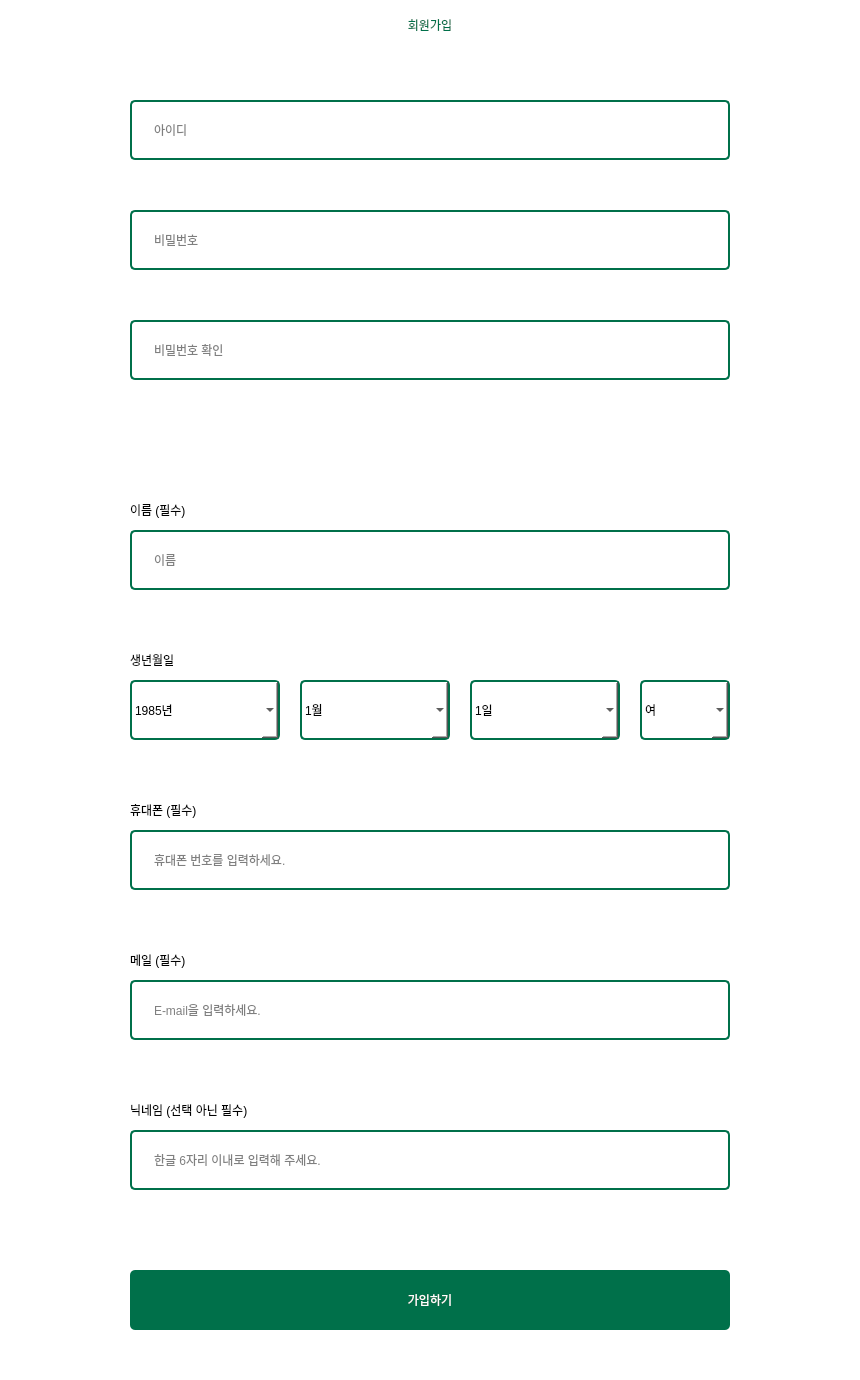
     <widget class="QWidget" name="scrollAreaWidgetContents_signup">
      <property name="geometry">
       <rect>
        <x>0</x>
        <y>-403</y>
        <width>860</width>
        <height>1380</height>
       </rect>
      </property>
      <property name="styleSheet">
       <string notr="true">background-color: rgb(255, 255, 255);</string>
      </property>
      <layout class="QVBoxLayout" name="verticalLayout_5">
       <property name="spacing">
        <number>20</number>
       </property>
       <property name="leftMargin">
        <number>100</number>
       </property>
       <property name="topMargin">
        <number>0</number>
       </property>
       <property name="rightMargin">
        <number>100</number>
       </property>
       <property name="bottomMargin">
        <number>0</number>
       </property>
       <item>
        <widget class="QLabel" name="label_signup">
         <property name="minimumSize">
          <size>
           <width>660</width>
           <height>50</height>
          </size>
         </property>
         <property name="maximumSize">
          <size>
           <width>660</width>
           <height>50</height>
          </size>
         </property>
         <property name="styleSheet">
          <string notr="true">background-color: rgb(255, 255, 255);
color: rgb(0, 112, 74);
font: 75 18pt &quot;맑은 고딕&quot;;</string>
         </property>
         <property name="text">
          <string>회원가입</string>
         </property>
         <property name="alignment">
          <set>Qt::AlignCenter</set>
         </property>
        </widget>
       </item>
       <item>
        <widget class="QFrame" name="frame_signup">
         <property name="minimumSize">
          <size>
           <width>660</width>
           <height>1310</height>
          </size>
         </property>
         <property name="maximumSize">
          <size>
           <width>660</width>
           <height>1340</height>
          </size>
         </property>
         <property name="focusPolicy">
          <enum>Qt::NoFocus</enum>
         </property>
         <property name="frameShape">
          <enum>QFrame::NoFrame</enum>
         </property>
         <property name="frameShadow">
          <enum>QFrame::Raised</enum>
         </property>
         <widget class="QLineEdit" name="lineEdit_signup_id">
          <property name="geometry">
           <rect>
            <x>30</x>
            <y>30</y>
            <width>600</width>
            <height>60</height>
           </rect>
          </property>
          <property name="styleSheet">
           <string notr="true">QLineEdit{font: 75 12pt &quot;맑은 고딕&quot;; border-radius: 5px; border:2px solid rgb(0, 112, 74); padding-left: 20px; padding-right: 20px;}
QLineEdit:focus{border: 2px solid rgb(65, 205, 82)}</string>
          </property>
          <property name="inputMethodHints">
           <set>Qt::ImhNone</set>
          </property>
          <property name="inputMask">
           <string/>
          </property>
          <property name="maxLength">
           <number>20</number>
          </property>
          <property name="placeholderText">
           <string>아이디</string>
          </property>
          <property name="cursorMoveStyle">
           <enum>Qt::LogicalMoveStyle</enum>
          </property>
          <property name="clearButtonEnabled">
           <bool>false</bool>
          </property>
         </widget>
         <widget class="QLineEdit" name="lineEdit_signup_pw">
          <property name="geometry">
           <rect>
            <x>30</x>
            <y>140</y>
            <width>600</width>
            <height>60</height>
           </rect>
          </property>
          <property name="styleSheet">
           <string notr="true">QLineEdit{font: 75 12pt &quot;맑은 고딕&quot;; border-radius: 5px; border:2px solid rgb(0, 112, 74); padding-left: 20px; padding-right: 20px;}
QLineEdit:focus{border: 2px solid rgb(65, 205, 82)}</string>
          </property>
          <property name="maxLength">
           <number>20</number>
          </property>
          <property name="echoMode">
           <enum>QLineEdit::Password</enum>
          </property>
          <property name="placeholderText">
           <string>비밀번호</string>
          </property>
          <property name="cursorMoveStyle">
           <enum>Qt::LogicalMoveStyle</enum>
          </property>
         </widget>
         <widget class="QLineEdit" name="lineEdit_signup_pw2">
          <property name="geometry">
           <rect>
            <x>30</x>
            <y>250</y>
            <width>600</width>
            <height>60</height>
           </rect>
          </property>
          <property name="styleSheet">
           <string notr="true">QLineEdit{font: 75 12pt &quot;맑은 고딕&quot;; border-radius: 5px; border:2px solid rgb(0, 112, 74); padding-left: 20px; padding-right: 20px;}
QLineEdit:focus{border: 2px solid rgb(65, 205, 82)}</string>
          </property>
          <property name="maxLength">
           <number>20</number>
          </property>
          <property name="echoMode">
           <enum>QLineEdit::Password</enum>
          </property>
          <property name="placeholderText">
           <string>비밀번호 확인</string>
          </property>
          <property name="cursorMoveStyle">
           <enum>Qt::VisualMoveStyle</enum>
          </property>
         </widget>
         <widget class="QLineEdit" name="lineEdit_signup_name">
          <property name="geometry">
           <rect>
            <x>30</x>
            <y>460</y>
            <width>600</width>
            <height>60</height>
           </rect>
          </property>
          <property name="styleSheet">
           <string notr="true">QLineEdit{font: 75 12pt &quot;맑은 고딕&quot;; border-radius: 5px; border:2px solid rgb(0, 112, 74); padding-left: 20px; padding-right: 20px;}
QLineEdit:focus{border: 2px solid rgb(65, 205, 82)}</string>
          </property>
          <property name="maxLength">
           <number>6</number>
          </property>
          <property name="placeholderText">
           <string>이름</string>
          </property>
          <property name="cursorMoveStyle">
           <enum>Qt::VisualMoveStyle</enum>
          </property>
         </widget>
         <widget class="QComboBox" name="comboBox_year">
          <property name="geometry">
           <rect>
            <x>30</x>
            <y>610</y>
            <width>150</width>
            <height>60</height>
           </rect>
          </property>
          <property name="focusPolicy">
           <enum>Qt::StrongFocus</enum>
          </property>
          <property name="contextMenuPolicy">
           <enum>Qt::DefaultContextMenu</enum>
          </property>
          <property name="styleSheet">
           <string notr="true">QComboBox{font: 75 12pt &quot;맑은 고딕&quot;; border-radius: 5px; border:2px solid rgb(0, 112, 74);}
QComboBox:focus{border: 2px solid rgb(65, 205, 82)}</string>
          </property>
          <property name="sizeAdjustPolicy">
           <enum>QComboBox::AdjustToContentsOnFirstShow</enum>
          </property>
          <property name="duplicatesEnabled">
           <bool>false</bool>
          </property>
          <item>
           <property name="text">
            <string>1985년</string>
           </property>
          </item>
          <item>
           <property name="text">
            <string>1986년</string>
           </property>
          </item>
          <item>
           <property name="text">
            <string>1987년</string>
           </property>
          </item>
          <item>
           <property name="text">
            <string>1988년</string>
           </property>
          </item>
          <item>
           <property name="text">
            <string>1989년</string>
           </property>
          </item>
          <item>
           <property name="text">
            <string>1990년</string>
           </property>
          </item>
          <item>
           <property name="text">
            <string>1991년</string>
           </property>
          </item>
          <item>
           <property name="text">
            <string>1992년</string>
           </property>
          </item>
          <item>
           <property name="text">
            <string>1993년</string>
           </property>
          </item>
          <item>
           <property name="text">
            <string>1994년</string>
           </property>
          </item>
          <item>
           <property name="text">
            <string>1995년</string>
           </property>
          </item>
          <item>
           <property name="text">
            <string>1996년</string>
           </property>
          </item>
          <item>
           <property name="text">
            <string>1997년</string>
           </property>
          </item>
          <item>
           <property name="text">
            <string>1998년</string>
           </property>
          </item>
          <item>
           <property name="text">
            <string>1999년</string>
           </property>
          </item>
          <item>
           <property name="text">
            <string>2000년</string>
           </property>
          </item>
         </widget>
         <widget class="QComboBox" name="comboBox_month">
          <property name="geometry">
           <rect>
            <x>200</x>
            <y>610</y>
            <width>150</width>
            <height>60</height>
           </rect>
          </property>
          <property name="focusPolicy">
           <enum>Qt::StrongFocus</enum>
          </property>
          <property name="styleSheet">
           <string notr="true">QComboBox{font: 75 12pt &quot;맑은 고딕&quot;; border-radius: 5px; border:2px solid rgb(0, 112, 74);}
QComboBox:focus{border: 2px solid rgb(65, 205, 82)}</string>
          </property>
          <item>
           <property name="text">
            <string>1월</string>
           </property>
          </item>
          <item>
           <property name="text">
            <string>2월</string>
           </property>
          </item>
          <item>
           <property name="text">
            <string>3월</string>
           </property>
          </item>
          <item>
           <property name="text">
            <string>4월</string>
           </property>
          </item>
          <item>
           <property name="text">
            <string>5월</string>
           </property>
          </item>
          <item>
           <property name="text">
            <string>6월</string>
           </property>
          </item>
          <item>
           <property name="text">
            <string>7월</string>
           </property>
          </item>
          <item>
           <property name="text">
            <string>8월</string>
           </property>
          </item>
          <item>
           <property name="text">
            <string>9월</string>
           </property>
          </item>
          <item>
           <property name="text">
            <string>10월</string>
           </property>
          </item>
          <item>
           <property name="text">
            <string>11월</string>
           </property>
          </item>
          <item>
           <property name="text">
            <string>12월</string>
           </property>
          </item>
         </widget>
         <widget class="QComboBox" name="comboBox_day">
          <property name="geometry">
           <rect>
            <x>370</x>
            <y>610</y>
            <width>150</width>
            <height>60</height>
           </rect>
          </property>
          <property name="focusPolicy">
           <enum>Qt::StrongFocus</enum>
          </property>
          <property name="styleSheet">
           <string notr="true">QComboBox{font: 75 12pt &quot;맑은 고딕&quot;; border-radius: 5px; border:2px solid rgb(0, 112, 74);}
QComboBox:focus{border: 2px solid rgb(65, 205, 82)}</string>
          </property>
          <item>
           <property name="text">
            <string>1일</string>
           </property>
          </item>
          <item>
           <property name="text">
            <string>2일</string>
           </property>
          </item>
          <item>
           <property name="text">
            <string>3일</string>
           </property>
          </item>
          <item>
           <property name="text">
            <string>4일</string>
           </property>
          </item>
          <item>
           <property name="text">
            <string>5일</string>
           </property>
          </item>
          <item>
           <property name="text">
            <string>6일</string>
           </property>
          </item>
          <item>
           <property name="text">
            <string>7일</string>
           </property>
          </item>
          <item>
           <property name="text">
            <string>8일</string>
           </property>
          </item>
          <item>
           <property name="text">
            <string>9일</string>
           </property>
          </item>
          <item>
           <property name="text">
            <string>10일</string>
           </property>
          </item>
          <item>
           <property name="text">
            <string>11일</string>
           </property>
          </item>
          <item>
           <property name="text">
            <string>12일</string>
           </property>
          </item>
          <item>
           <property name="text">
            <string>13일</string>
           </property>
          </item>
          <item>
           <property name="text">
            <string>14일</string>
           </property>
          </item>
          <item>
           <property name="text">
            <string>15일</string>
           </property>
          </item>
          <item>
           <property name="text">
            <string>16일</string>
           </property>
          </item>
          <item>
           <property name="text">
            <string>17일</string>
           </property>
          </item>
          <item>
           <property name="text">
            <string>18일</string>
           </property>
          </item>
          <item>
           <property name="text">
            <string>19일</string>
           </property>
          </item>
          <item>
           <property name="text">
            <string>20일</string>
           </property>
          </item>
          <item>
           <property name="text">
            <string>21일</string>
           </property>
          </item>
          <item>
           <property name="text">
            <string>22일</string>
           </property>
          </item>
          <item>
           <property name="text">
            <string>23일</string>
           </property>
          </item>
          <item>
           <property name="text">
            <string>24일</string>
           </property>
          </item>
          <item>
           <property name="text">
            <string>25일</string>
           </property>
          </item>
          <item>
           <property name="text">
            <string>26일</string>
           </property>
          </item>
          <item>
           <property name="text">
            <string>27일</string>
           </property>
          </item>
          <item>
           <property name="text">
            <string>28일</string>
           </property>
          </item>
          <item>
           <property name="text">
            <string>29일</string>
           </property>
          </item>
          <item>
           <property name="text">
            <string>30일</string>
           </property>
          </item>
          <item>
           <property name="text">
            <string>31일</string>
           </property>
          </item>
         </widget>
         <widget class="QLabel" name="label_birthday">
          <property name="geometry">
           <rect>
            <x>30</x>
            <y>570</y>
            <width>600</width>
            <height>40</height>
           </rect>
          </property>
          <property name="styleSheet">
           <string notr="true">font: 12pt &quot;HY견고딕&quot;;
background-color: rgb(255, 255, 255);</string>
          </property>
          <property name="text">
           <string>생년월일</string>
          </property>
         </widget>
         <widget class="QLabel" name="label_name">
          <property name="geometry">
           <rect>
            <x>30</x>
            <y>420</y>
            <width>600</width>
            <height>40</height>
           </rect>
          </property>
          <property name="styleSheet">
           <string notr="true">font: 12pt &quot;HY견고딕&quot;;
background-color: rgb(255, 255, 255);</string>
          </property>
          <property name="text">
           <string>이름 (필수)</string>
          </property>
         </widget>
         <widget class="QLabel" name="label_phone">
          <property name="geometry">
           <rect>
            <x>30</x>
            <y>720</y>
            <width>600</width>
            <height>40</height>
           </rect>
          </property>
          <property name="styleSheet">
           <string notr="true">font: 12pt &quot;HY견고딕&quot;;
background-color: rgb(255, 255, 255);</string>
          </property>
          <property name="text">
           <string>휴대폰 (필수)</string>
          </property>
         </widget>
         <widget class="QLabel" name="label_mail">
          <property name="geometry">
           <rect>
            <x>30</x>
            <y>870</y>
            <width>600</width>
            <height>40</height>
           </rect>
          </property>
          <property name="styleSheet">
           <string notr="true">font: 12pt &quot;HY견고딕&quot;;
background-color: rgb(255, 255, 255);</string>
          </property>
          <property name="text">
           <string>메일 (필수)</string>
          </property>
         </widget>
         <widget class="QLineEdit" name="lineEdit_signup_phone">
          <property name="geometry">
           <rect>
            <x>30</x>
            <y>760</y>
            <width>600</width>
            <height>60</height>
           </rect>
          </property>
          <property name="styleSheet">
           <string notr="true">QLineEdit{font: 75 12pt &quot;맑은 고딕&quot;; border-radius: 5px; border:2px solid rgb(0, 112, 74); padding-left: 20px; padding-right: 20px;}
QLineEdit:focus{border: 2px solid rgb(65, 205, 82)}</string>
          </property>
          <property name="maxLength">
           <number>11</number>
          </property>
          <property name="placeholderText">
           <string>휴대폰 번호를 입력하세요.</string>
          </property>
          <property name="cursorMoveStyle">
           <enum>Qt::VisualMoveStyle</enum>
          </property>
         </widget>
         <widget class="QLineEdit" name="lineEdit_signup_mail">
          <property name="geometry">
           <rect>
            <x>30</x>
            <y>910</y>
            <width>600</width>
            <height>60</height>
           </rect>
          </property>
          <property name="styleSheet">
           <string notr="true">QLineEdit{font: 75 12pt &quot;맑은 고딕&quot;; border-radius: 5px; border:2px solid rgb(0, 112, 74); padding-left: 20px; padding-right: 20px;}
QLineEdit:focus{border: 2px solid rgb(65, 205, 82)}</string>
          </property>
          <property name="maxLength">
           <number>30</number>
          </property>
          <property name="placeholderText">
           <string>E-mail을 입력하세요.</string>
          </property>
          <property name="cursorMoveStyle">
           <enum>Qt::VisualMoveStyle</enum>
          </property>
         </widget>
         <widget class="QLabel" name="label_nick">
          <property name="geometry">
           <rect>
            <x>30</x>
            <y>1020</y>
            <width>600</width>
            <height>40</height>
           </rect>
          </property>
          <property name="styleSheet">
           <string notr="true">font: 12pt &quot;HY견고딕&quot;;
background-color: rgb(255, 255, 255);</string>
          </property>
          <property name="text">
           <string>닉네임 (선택 아닌 필수)</string>
          </property>
         </widget>
         <widget class="QLineEdit" name="lineEdit_signup_nick">
          <property name="geometry">
           <rect>
            <x>30</x>
            <y>1060</y>
            <width>600</width>
            <height>60</height>
           </rect>
          </property>
          <property name="styleSheet">
           <string notr="true">QLineEdit{font: 75 12pt &quot;맑은 고딕&quot;; border-radius: 5px; border:2px solid rgb(0, 112, 74); padding-left: 20px; padding-right: 20px;}
QLineEdit:focus{border: 2px solid rgb(65, 205, 82)}</string>
          </property>
          <property name="text">
           <string/>
          </property>
          <property name="maxLength">
           <number>10</number>
          </property>
          <property name="placeholderText">
           <string>한글 6자리 이내로 입력해 주세요.</string>
          </property>
          <property name="cursorMoveStyle">
           <enum>Qt::VisualMoveStyle</enum>
          </property>
         </widget>
         <widget class="QPushButton" name="pushButton_signup">
          <property name="geometry">
           <rect>
            <x>30</x>
            <y>1200</y>
            <width>600</width>
            <height>60</height>
           </rect>
          </property>
          <property name="focusPolicy">
           <enum>Qt::NoFocus</enum>
          </property>
          <property name="styleSheet">
           <string notr="true">QPushButton{
	font: 18pt &quot;맑은 고딕&quot;;
	color: rgb(255, 255, 255);
	background-color: rgb(0, 112, 74);
	border: 0px;
	border-radius: 5px;
}
QPushButton:hover{
	color: rgb(0, 0, 0);
	background-color: rgb(0, 255, 166);
}</string>
          </property>
          <property name="text">
           <string>가입하기</string>
          </property>
         </widget>
         <widget class="QLabel" name="label_signup_info_1">
          <property name="geometry">
           <rect>
            <x>30</x>
            <y>90</y>
            <width>600</width>
            <height>40</height>
           </rect>
          </property>
          <property name="styleSheet">
           <string notr="true">color: rgb(255, 0, 0);
background-color: rgb(255, 255, 255);
font: 75 10pt &quot;맑은 고딕&quot;;</string>
          </property>
          <property name="text">
           <string/>
          </property>
         </widget>
         <widget class="QLabel" name="label_signup_info_2">
          <property name="geometry">
           <rect>
            <x>30</x>
            <y>200</y>
            <width>600</width>
            <height>40</height>
           </rect>
          </property>
          <property name="styleSheet">
           <string notr="true">color: rgb(255, 0, 0);
background-color: rgb(255, 255, 255);
font: 75 10pt &quot;맑은 고딕&quot;;</string>
          </property>
          <property name="text">
           <string/>
          </property>
         </widget>
         <widget class="QLabel" name="label_signup_info_3">
          <property name="geometry">
           <rect>
            <x>30</x>
            <y>310</y>
            <width>600</width>
            <height>40</height>
           </rect>
          </property>
          <property name="styleSheet">
           <string notr="true">color: rgb(255, 0, 0);
background-color: rgb(255, 255, 255);
font: 75 10pt &quot;맑은 고딕&quot;;</string>
          </property>
          <property name="text">
           <string/>
          </property>
         </widget>
         <widget class="QLabel" name="label_signup_info_4">
          <property name="geometry">
           <rect>
            <x>30</x>
            <y>520</y>
            <width>600</width>
            <height>40</height>
           </rect>
          </property>
          <property name="styleSheet">
           <string notr="true">color: rgb(255, 0, 0);
background-color: rgb(255, 255, 255);
font: 75 10pt &quot;맑은 고딕&quot;;</string>
          </property>
          <property name="text">
           <string/>
          </property>
         </widget>
         <widget class="QLabel" name="label_signup_info_5">
          <property name="geometry">
           <rect>
            <x>30</x>
            <y>820</y>
            <width>600</width>
            <height>40</height>
           </rect>
          </property>
          <property name="styleSheet">
           <string notr="true">color: rgb(255, 0, 0);
background-color: rgb(255, 255, 255);
font: 75 10pt &quot;맑은 고딕&quot;;</string>
          </property>
          <property name="text">
           <string/>
          </property>
         </widget>
         <widget class="QLabel" name="label_signup_info_6">
          <property name="geometry">
           <rect>
            <x>30</x>
            <y>970</y>
            <width>600</width>
            <height>40</height>
           </rect>
          </property>
          <property name="styleSheet">
           <string notr="true">color: rgb(255, 0, 0);
background-color: rgb(255, 255, 255);
font: 75 10pt &quot;맑은 고딕&quot;;</string>
          </property>
          <property name="text">
           <string/>
          </property>
         </widget>
         <widget class="QLabel" name="label_signup_info_7">
          <property name="geometry">
           <rect>
            <x>30</x>
            <y>1120</y>
            <width>600</width>
            <height>40</height>
           </rect>
          </property>
          <property name="styleSheet">
           <string notr="true">color: rgb(255, 0, 0);
background-color: rgb(255, 255, 255);
font: 75 10pt &quot;맑은 고딕&quot;;</string>
          </property>
          <property name="text">
           <string/>
          </property>
         </widget>
         <widget class="QComboBox" name="comboBox_gender">
          <property name="geometry">
           <rect>
            <x>540</x>
            <y>610</y>
            <width>90</width>
            <height>60</height>
           </rect>
          </property>
          <property name="focusPolicy">
           <enum>Qt::StrongFocus</enum>
          </property>
          <property name="styleSheet">
           <string notr="true">QComboBox{font: 75 12pt &quot;맑은 고딕&quot;; border-radius: 5px; border:2px solid rgb(0, 112, 74);}
QComboBox:focus{border: 2px solid rgb(65, 205, 82)}</string>
          </property>
          <item>
           <property name="text">
            <string>여</string>
           </property>
          </item>
          <item>
           <property name="text">
            <string>남</string>
           </property>
          </item>
         </widget>
         <widget class="QLabel" name="label_signup_info">
          <property name="geometry">
           <rect>
            <x>30</x>
            <y>1160</y>
            <width>600</width>
            <height>40</height>
           </rect>
          </property>
          <property name="styleSheet">
           <string notr="true">color: rgb(255, 0, 0);
background-color: rgb(255, 255, 255);
font: 75 12pt &quot;맑은 고딕&quot;;</string>
          </property>
          <property name="text">
           <string/>
          </property>
          <property name="alignment">
           <set>Qt::AlignCenter</set>
          </property>
         </widget>
        </widget>
       </item>
      </layout>
     </widget>
